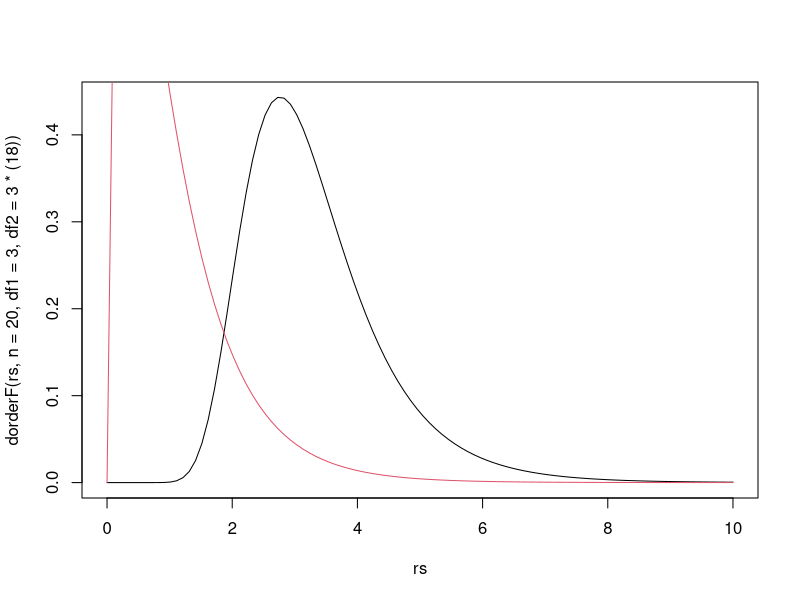
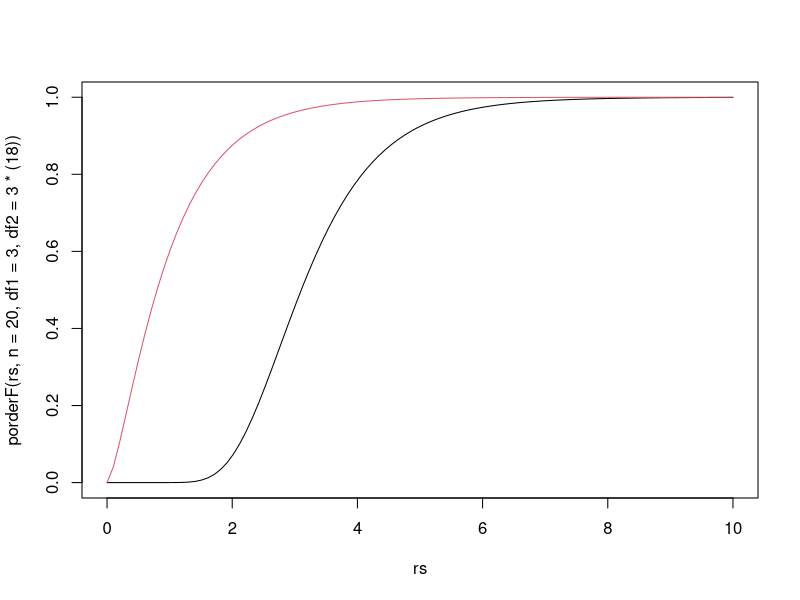

Write the R code that produced these figures, in order.
##################
#To test for outliers, want to compare the largest Hi value
#to the distribution for the largest value, not to the F

dorderF <- function(x,n,k=n,df1,df2,ncp=0){
  #x - the value at which to evaluate the pdf
  #n - the sample size
  #k - the kth observation, k in {1,...,n}
  #df1 - numerator df
  #df2 - denominator df
  #ncp - non-centrality parameter
  
  if(k<1 || k>n){
    stop("k is not in the range 1,...,n")
  }
  
  p1 <- factorial(n)/(factorial(k-1)*factorial(n-k))
  p2 <- pf(x,df1,df2,ncp)^(k-1)
  p3 <- (1-pf(x,df1,df2,ncp))^(n-k)
  p4 <- df(x,df1,df2,ncp)
  return(p1*p2*p3*p4)
}

porderF <- function(x,n,k=n,df1,df2,ncp=0,lower.tail=TRUE){
  
  lt <- rep(0,length(x))
  for(i in 1:length(x)){
    lt[i] <- integrate(dorderF,0,x[i],n=n,k=k,df1=df1,df2=df2,ncp=ncp)$value
  }
  if(lower.tail){
    return(lt)
  }else{
    return(1-lt)
  }
  
}

############################
#Look at shape of dist of dorderF
rs <- seq(0,10,length=100)
plot(rs,dorderF(rs,n=20,df1=3,df2=3*(18)),type='l')
lines(rs,df(rs,3,3*18),type='l',col=2)

plot(rs,porderF(rs,n=20,df1=3,df2=3*(18)),type='l')
lines(rs,pf(rs,3,3*18),col=2)

######
#Compare dist of H_(n) to porderF


